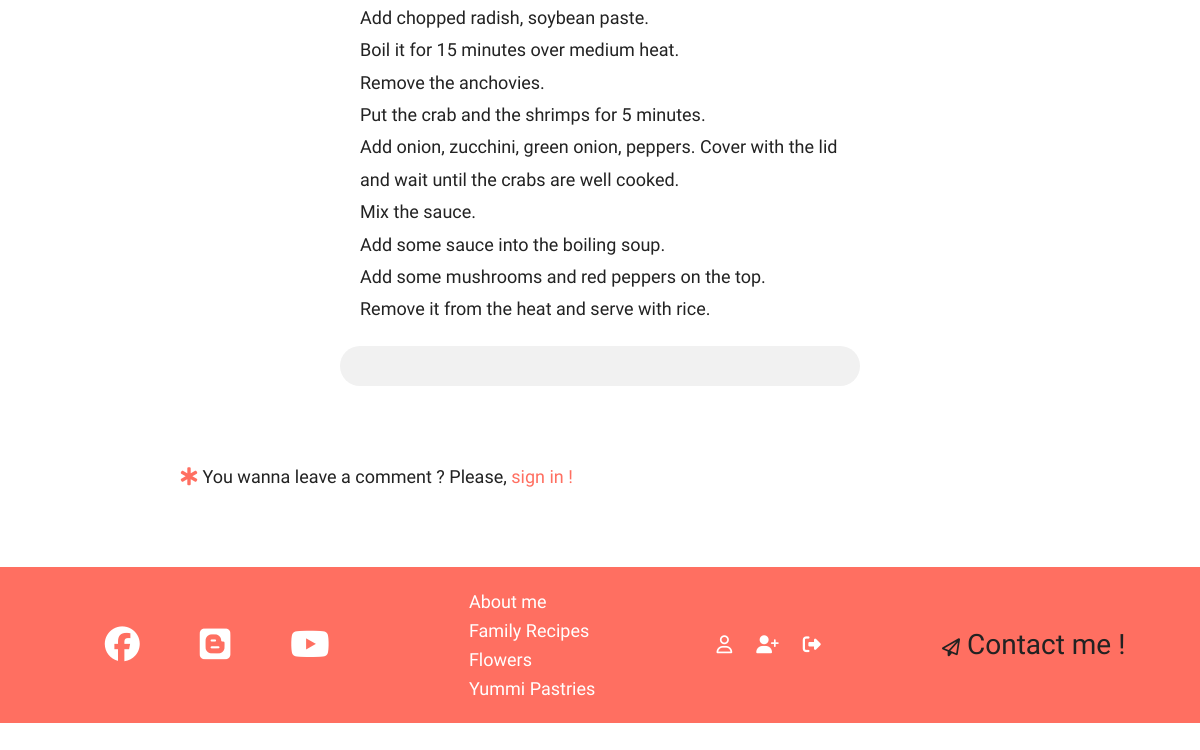
Page /oneRecipe.php?id=3 (lower part) on the earlier database version.
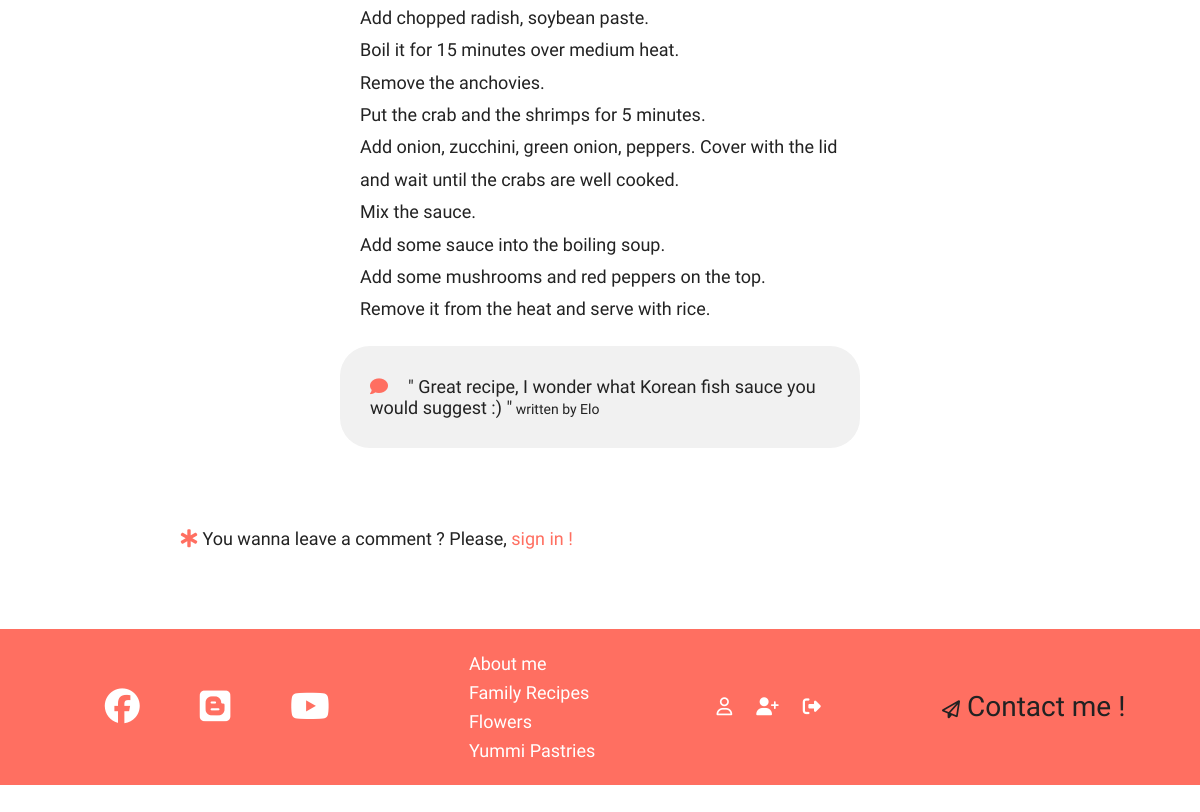
Same page on the later database version.
### tables this page shows
CREATE TABLE IF NOT EXISTS `recipes` (
  `Recipe_Id` int(11) NOT NULL AUTO_INCREMENT,
  `Title` varchar(50) NOT NULL,
  `Description` text NOT NULL,
  `Ingredients` text NOT NULL,
  `Sauces` text NOT NULL,
  `Images` varchar(50) NOT NULL,
  `Cooking_Img` varchar(50) NOT NULL,
  `Category` varchar(50) NOT NULL,
  `Instructions` text NOT NULL,
  PRIMARY KEY (`Recipe_Id`)
);

CREATE TABLE IF NOT EXISTS `post` (
  `Post_Id` int(11) NOT NULL AUTO_INCREMENT,
  `Name` varchar(50) NOT NULL,
  `Content` text NOT NULL,
  `Recipe_Id` int(11) NOT NULL,
  PRIMARY KEY (`Post_Id`)
);

### oneRecipe.php (called while the page is built, shortened)
<?php
include 'config.php';
$recipeId = $_GET['id'];
$query = $pdo->prepare
(
	'SELECT Recipe_Id, Title, Ingredients, Sauces, Images, Cooking_Img, Category, Instructions
	FROM recipes
	WHERE Recipe_Id = ?
	'
);
$query->execute([$recipeId]);
$recipeDetails = $query->fetchAll(PDO::FETCH_ASSOC);
$query = $pdo->prepare
(
	'SELECT Recipe_Id, Name, Content, Post_Id
	FROM post
	WHERE Recipe_Id = ?
	'
);
$query->execute([$recipeId]);
$comments = $query->fetchAll(PDO::FETCH_ASSOC);
include 'layout.phtml';
 ?>

### oneRecipe.phtml (the view, shortened to what this page needs)
<section class="oneRecipe-section">
<?php foreach ($recipeDetails as $recipeDetail) { ?>
  <section class="preparation container-s">
    <p><?= $recipeDetail['Instructions'] ?></p>
  </section>
<?php } ?>
<ul class="comment-list container-s">
  <?php foreach ($comments as $index => $comment) {  ?>
  <li>
    <i class="fa fa-comment"></i>" <?= htmlspecialchars($comment['Content']) ?> "<span> written by <?= htmlspecialchars($comment['Name']) ?></span>
  </li>
  <?php } ?>
</ul>
<?php if (array_key_exists('user', $_SESSION) == true) {?>
  <form class="comments-section sign container-s" action="add_comment.php?id=<?= $_GET['id'] ?>" method="POST">
    <h3 class="title">Leave a comment</h3>
    <input type="hidden" name="recipeId" value="<?= $_GET['id'] ?>">
    <label for="name"></label>
    <input type="text" id="name" name="name" class="sign-item" placeholder="Your name"...>
    <label class="textarea" for="content"></label>
    <textarea id="content" name="content" rows="5" class="sign-item" placeholder="Your comments here..."></textarea>
    <input type="submit" name="Valider" value="Send" class="sign-item-submit sign-item"/>
  </form>
<?php } else { ?>
  <section class="comments-section container">
    <p><i class="fas fa-star-of-life"></i> You wanna leave a comment ? Please, <a href="login.php">sign in !</a></p>
  </section>
<?php } ?>
</section>

### layout.phtml (shortened to what this page needs)
<!DOCTYPE html>
<html lang="en" dir="ltr">
<head>
  <link rel="stylesheet" href="https://use.fontawesome.com/releases/v5.5.0/css/all.css">
  <link href="css/layout.css" rel="stylesheet">
  <link href="css/style.css" rel="stylesheet">
  <link href="css/forms.css" rel="stylesheet">
  <link href="css/recipes.css" rel="stylesheet">
</head>
<body>
  <main>
    <?php include $template.'.phtml' ?>
  </main>
  <footer class="footer-main">
    <section class="social">
      <ul>
        <li><a href="https://www.facebook.com/hyeonjl" target="_blank"><i class="fab fa-facebook"></i></a></li>
        <li><a href="https://blog.naver.com/lasprass" target="_blank"><i class="fab fa-blogger"></i></a></li>
        <li><a href="https://www.youtube.com/channel/UCO1igeNndMWrpPJgYSnC29g" target="_blank"><i class="fab fa-youtube"></i></a></li>
      </ul>
    </section>
    <nav class="nav-footer">
      <ul>
        <li><a href="about.php">About me</a></li>
        <li><a href="recipes.php">Family Recipes</a></li>
        <li><a href="flowers.php">Flowers</a></li>
        <li><a href="pastries.php">Yummi Pastries</a></li>
      </ul>
    </nav>
    <section class="user">
      <ul>
        <li><a href="login.php"><i class="far fa-user"></i></a><a href="register.php"><i class="fas fa-user-plus"></i></a><a href="logout.php"><i class="fas fa-sign-out-alt"></i></a></li>
      </ul>
    </section>
    <a href="mail.php" class="mailing"><i class="far fa-paper-plane"></i> Contact me !</a>
  </footer>
</body>
</html>

### css/layout.css (style rules this page uses)
body { margin: 0; padding: 0; }
p { padding: 0; margin: 0; }
ul { padding: 0; margin: 0; }
li { list-style-type: none; }
a { text-decoration: none; cursor: pointer; }
* { font-family: 'Source Sans Pro', sans-serif; color: #222; font-weight: normal; font-size: 18px; }
.container { width: 70%; margin-left: auto; margin-right: auto; }
.container-s { width: 40%; margin-left: auto; margin-right: auto; }
main { min-height: calc(100vh - 90vh); }
nav { display: flex; flex-direction: row; justify-content: space-between; }
nav ul { display: inline-block; }
.footer-main { background-color: #ff6f61; display: flex; flex-direction: row; justify-content: space-around; align-items: center; padding: 20px; margin-top: 10vh; margin-bottom: 15vh; }
.footer-main a { font-family: 'Nanum Pen Script', cursive; }
.social ul { display: flex; flex-direction: row; justify-content: space-around; }
.social li { padding: 30px; }
.social i { font-size: 35px; color: #fff; }
.nav-footer { display: flex; flex-direction: column; justify-content: center; }
.nav-footer li { padding: 4px 0; }
.nav-footer a { color: #fff; font-family: 'Source Sans Pro', sans-serif; }
.user i { color: #fff; padding: 12px; }
.mailing { font-size: 28px; }

### css/recipes.css (style rules this page uses)
.preparation p { line-height: 1.8; }
.comment-list { background-color: #f1f1f1; border-radius: 30px; margin-top: 20px; padding: 20px; }
.comment-list li { padding: 10px; }
.comment-list i { color: #ff6f61; padding-right: 20px; }
.comment-list span { font-size: 14px; }
.comments-section { margin-top: 10vh; }
.comments-section i, .comments-section a { color: #ff6f61; }

Differences in the rows shown:
added post: Content "Great recipe, I wonder what Korean fish sauce you would suggest :)", Name "Elo"
